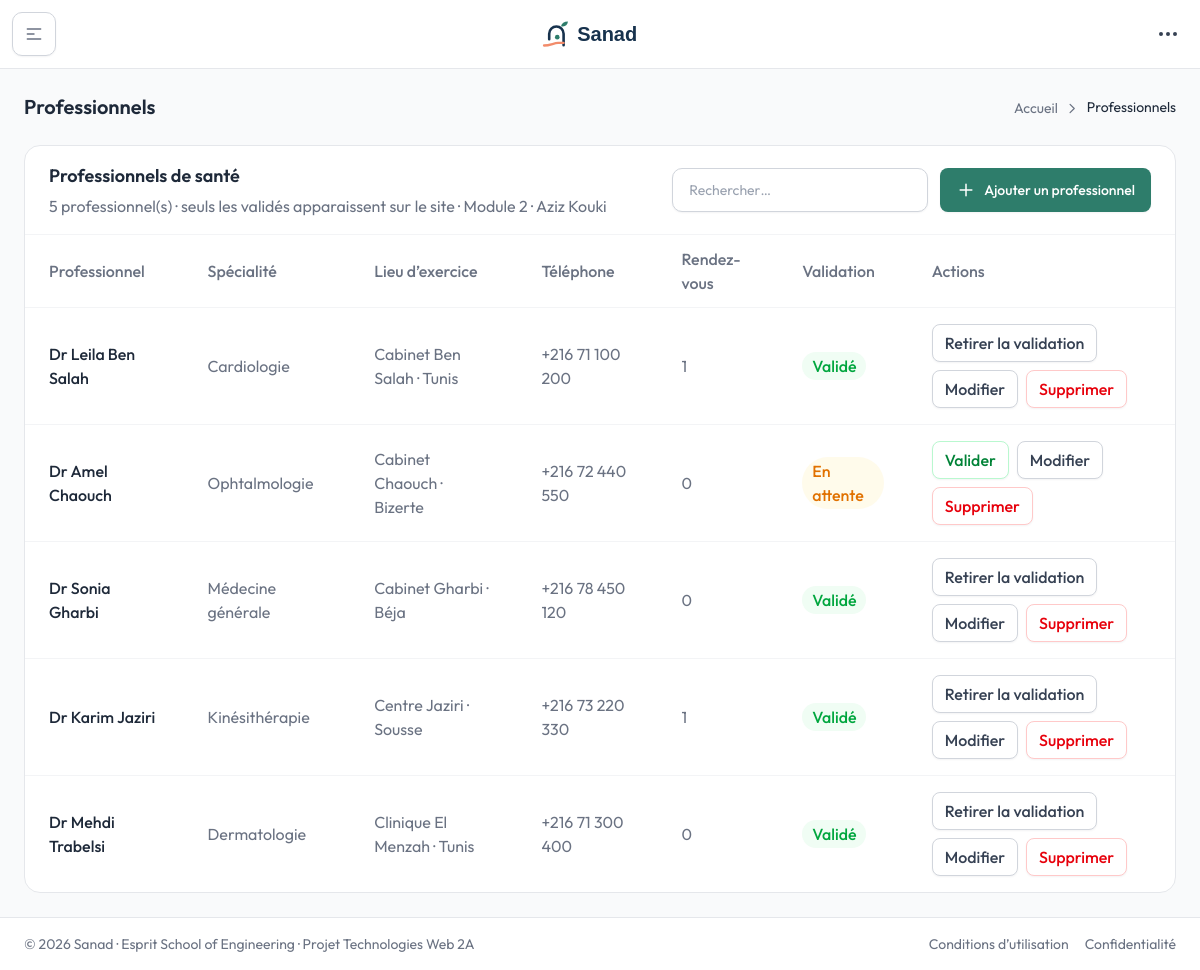
/backoffice/index.php?page=professionnels (signed in), run on the app's committed database.
### tables this page shows
CREATE TABLE professionnel (
  id INT AUTO_INCREMENT PRIMARY KEY,
  nom VARCHAR(50) NOT NULL,
  prenom VARCHAR(50) NOT NULL,
  specialite VARCHAR(50) NOT NULL,
  telephone VARCHAR(20) NOT NULL,
  valide TINYINT(1) NOT NULL DEFAULT 0,
  lieuId INT NOT NULL,
  CONSTRAINT fk_professionnel_lieu FOREIGN KEY (lieuId) REFERENCES lieu(id) ON DELETE RESTRICT
);

### backoffice/Controllers/Controller.php (called while the page is built, shortened)
<?php
abstract class Controller
{
    protected function render(string $view, array $data = [], ?string $scriptsView = null): void
    {
        $content      = $this->capture(__DIR__ . '/../Views/' . $view . '.php', $data);
        require_once __DIR__ . '/../Views/includes/layout.php';
    }
    protected function capture(string $file, array $data = []): string
    {
        extract($data);
        require $file;
        return (string) ob_get_clean();
    }
}

### backoffice/Controllers/ProfessionnelController.php (called while the page is built, shortened)
<?php
class ProfessionnelController extends Controller
{
    private PDO $db;
    public function __construct()
    {
        $this->db = Database::getConnexion();
    }
    public function index(): void
    {
        $q = trim((string) ($_GET['q'] ?? ''));
        $sql = 'SELECT p.*, l.nom AS lieuNom, l.ville AS lieuVille,
                       (SELECT COUNT(*) FROM rendez_vous r WHERE r.professionnelId = p.id) AS nbRdv
                  FROM professionnel p INNER JOIN lieu l ON l.id = p.lieuId';
        $params = [];
        $stmt = $this->db->prepare($sql . ' ORDER BY p.nom, p.prenom');
        $stmt->execute($params);
        $lignes = array_map(fn($r) => ['pro' => Professionnel::fromArray($r), 'lieu' => $r['lieuNom'] . ' · ' . $r['lieuVille'], 'nbRdv' => (int) $r['nbRdv']], $stmt->fetchAll());
        $this->render('professionnels', ['lignes' => $lignes, 'q' => $q, 'csrfToken' => $this->csrf(), 'flash' => AuthController::prendreFlash()]);
    }
}

### backoffice/index.php (called while the page is built, shortened)
<?php
require_once __DIR__ . '/config.php';
require_once __DIR__ . '/Controllers/Controller.php';
require_once __DIR__ . '/Views/includes/helpers.php';
$page = (string) ($_GET['page'] ?? 'dashboard');
[$controller, $action] = $routes[$page];
(new $controller())->$action();

### backoffice/config.php (called while the page is built, shortened)
<?php
class Database
{
    private static ?PDO $pdo = null;
    public static function getConnexion(): PDO
    {
        if (self::$pdo === null) {
            try {
                self::$pdo = new PDO(
                    'mysql:host=' . self::HOST . ';dbname=' . self::DBNAME . ';charset=utf8mb4',
                    self::USER,
                    self::PASSWORD,
                    [
                        PDO::ATTR_ERRMODE            => PDO::ERRMODE_EXCEPTION,
                        PDO::ATTR_DEFAULT_FETCH_MODE => PDO::FETCH_ASSOC,
                        PDO::ATTR_EMULATE_PREPARES   => false,
                    ]
                );
            } catch (PDOException $e) {
                error_log($e->getMessage());
                http_response_code(500);
                die('Erreur : connexion à la base de données impossible. Vérifiez config.php et que MySQL est démarré.');
            }
        }
        return self::$pdo;
    }
}
if (!function_exists('e')) {
    function e($value): string
    {
        return htmlspecialchars((string) ($value ?? ''), ENT_QUOTES, 'UTF-8');
    }
}

### backoffice/Models/Professionnel.php (called while the page is built, shortened)
<?php
class Professionnel
{
    private ?int $id = null;
    private ?string $nom = null;
    private ?string $prenom = null;
    private ?string $specialite = null;
    private ?string $telephone = null;
    private ?bool $valide = null;
    public static function fromArray(array $row): self
    {
        $o = new self();
        foreach ($row as $key => $value) {
            if (property_exists($o, $key) && $value !== null) {
                $o->$key = $value;
            }
        }
        return $o;
    }
    public function getId(): ?int
    {
        return $this->id;
    }
    public function getSpecialite(): ?string
    {
        return $this->specialite;
    }
    public function getTelephone(): ?string
    {
        return $this->telephone;
    }
    public function isValide(): ?bool
    {
        return $this->valide;
    }
    public function getNomComplet(): string
    {
        return 'Dr ' . trim($this->prenom . ' ' . $this->nom);
    }
}

### backoffice/Views/professionnels.php (the view, shortened to what this page needs)
<?php
$td = CLASSE_CELLULE;
?>
<?= filAriane('Professionnels') ?>
<div class="rounded-2xl border border-gray-200 bg-white dark:border-gray-800 dark:bg-white/3">
  <?= enteteListe('Professionnels de santé', count($lignes) . ' professionnel(s) · seuls les validés apparaissent sur le site · Module 2 · Aziz Kouki', 'professionnels', $q, 'index.php?page=professionnel-form', 'Ajouter un professionnel') ?>
  <?= debutTableau(['Professionnel', 'Spécialité', 'Lieu d’exercice', 'Téléphone', 'Rendez-vous', 'Validation', 'Actions']) ?>
    <?php foreach ($lignes as $ligne): $p = $ligne['pro']; ?>
      <tr class="transition hover:bg-gray-50/50 dark:hover:bg-white/2">
        <td class="<?= $td ?>"><span class="font-medium text-gray-800 dark:text-white/90"><?= e($p->getNomComplet()) ?></span></td>
        <td class="<?= $td ?>"><?= e($p->getSpecialite()) ?></td>
        <td class="<?= $td ?>"><?= e($ligne['lieu']) ?></td>
        <td class="<?= $td ?>"><?= e($p->getTelephone()) ?></td>
        <td class="<?= $td ?>"><?= (int) $ligne['nbRdv'] ?></td>
        <td class="<?= $td ?>"><?= $p->isValide() ? badge('Validé', 'vert') : badge('En attente', 'orange') ?></td>
        <td class="<?= $td ?>"><div class="flex flex-wrap items-center gap-2">
          <?= boutonAction('index.php?page=professionnel-toggle', (int) $p->getId(), $csrfToken, $p->isValide() ? 'Retirer la validation' : 'Valider', $p->isValide() ? 'neutre' : 'succes') ?>
          <?= boutonModifier('index.php?page=professionnel-edit&id=' . (int) $p->getId()) ?>
          <?= boutonAction('index.php?page=professionnel-delete', (int) $p->getId(), $csrfToken, 'Supprimer', 'danger', 'Supprimer ' . $p->getNomComplet() . ' ?') ?>
        </div></td>
      </tr>
    <?php endforeach; ?>
  <?= finTableau(count($lignes), 7, 'Aucun professionnel.') ?>
</div>

### data on the page
professionnel: $p->getNomComplet() "Dr Leila Ben Salah", specialite "Cardiologie", telephone "+216 71 100 200"
professionnel: $p->getNomComplet() "Dr Amel Chaouch", specialite "Ophtalmologie", telephone "+216 72 440 550"
professionnel: $p->getNomComplet() "Dr Sonia Gharbi", specialite "Médecine générale", telephone "+216 78 450 120"
professionnel: $p->getNomComplet() "Dr Karim Jaziri", specialite "Kinésithérapie", telephone "+216 73 220 330"
professionnel: $p->getNomComplet() "Dr Mehdi Trabelsi", specialite "Dermatologie", telephone "+216 71 300 400"

### other printed values
$titre "Professionnels"
$titre "Professionnels de santé"
$sousTitre "5 professionnel(s) · seuls les validés apparaissent sur le site · Module 2 · Aziz Kouki"
$libelleAjout "Ajouter un professionnel"
$c "Professionnel"
$c "Spécialité"
$c "Lieu d’exercice"
$c "Téléphone"
$c "Rendez-vous"
$c "Validation"
$c "Actions"
$ligne['lieu'] "Cabinet Ben Salah · Tunis"
$ligne['nbRdv'] "1"
$libelle "Validé"
$libelle "Retirer la validation Supprimer"
